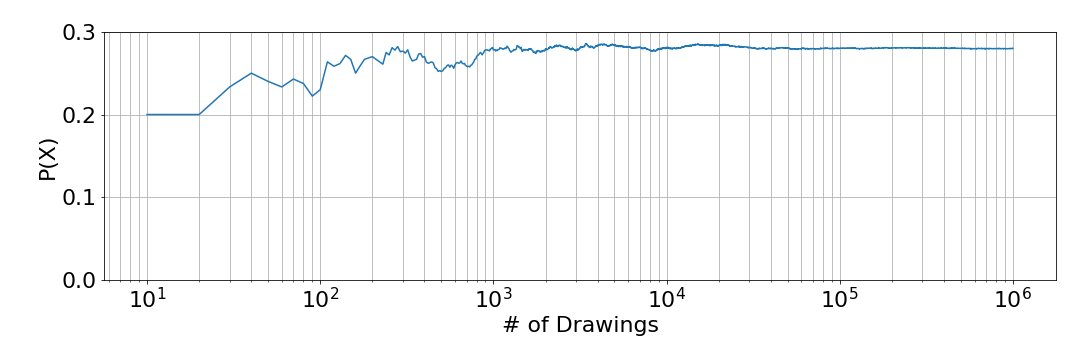

Reproduce this figure in Python.
# -*- coding: utf-8 -*-
"""
Created on Sat Jul 25 19:55:07 2020

@author: eruss
"""

import numpy as np
import matplotlib.pyplot as plt
plt.rcParams.update({'font.size': 22, 'figure.autolayout': True, 'figure.figsize': (15,5)})
np.random.seed(999)

ontime = 0

prob = []
nr_points = []
for i in range(1, int(1e6)):
    car_problem = np.random.random() 

    # Will he have a car problem?
    if car_problem < 0.2:
        # if he has  a car problem, will he still arrive on time?
        train = np.random.choice(np.arange(1,11))
        if train <= 2:
            ontime += 1
    else: # no car problem
        ontime_noproblem = np.random.random()
        if ontime_noproblem < 0.3:
            ontime += 1
    
    if i%10 == 0:
        nr_points.append(i)
        prob.append(ontime/(i))
    
#plt.plot(prob)
plt.semilogx(nr_points, prob)
plt.ylim([0,0.3])
plt.grid(True, which='both')
plt.xlabel('# of Drawings')
plt.ylabel('P(X)')
plt.savefig('experiment.png')


